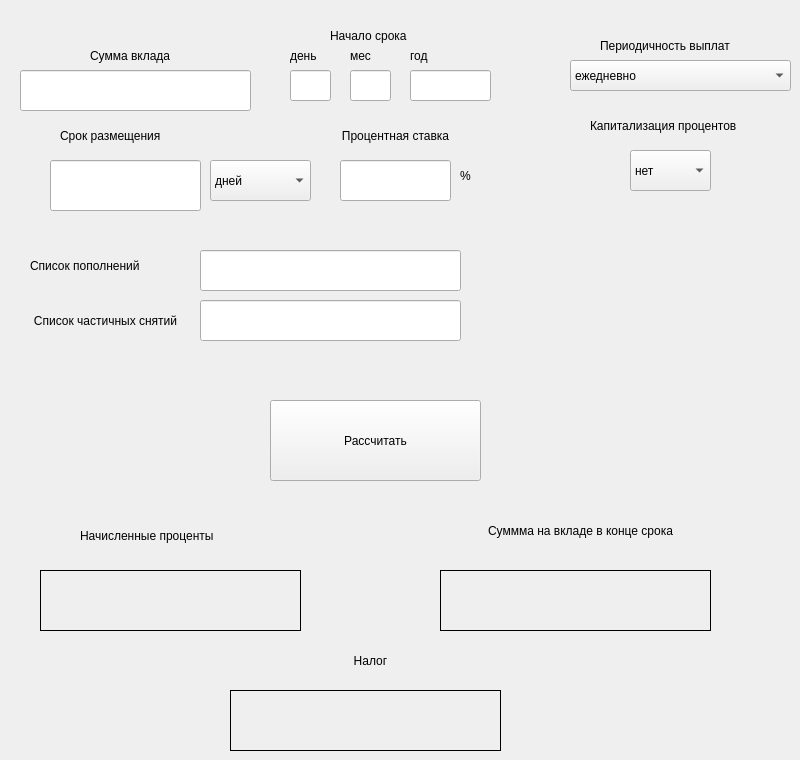
    <widget class="QWidget" name="tab_3">
     <attribute name="title">
      <string>Депозитный</string>
     </attribute>
     <widget class="QLineEdit" name="lineEdit_sum_vklad">
      <property name="geometry">
       <rect>
        <x>20</x>
        <y>70</y>
        <width>231</width>
        <height>41</height>
       </rect>
      </property>
      <property name="font">
       <font>
        <pointsize>16</pointsize>
       </font>
      </property>
      <property name="toolTipDuration">
       <number>0</number>
      </property>
      <property name="styleSheet">
       <string notr="true"/>
      </property>
      <property name="locale">
       <locale language="English" country="UnitedStates"/>
      </property>
      <property name="inputMethodHints">
       <set>Qt::ImhLowercaseOnly</set>
      </property>
      <property name="text">
       <string/>
      </property>
      <property name="alignment">
       <set>Qt::AlignRight|Qt::AlignTrailing|Qt::AlignVCenter</set>
      </property>
     </widget>
     <widget class="QLineEdit" name="lineEdit_srok_vklad">
      <property name="geometry">
       <rect>
        <x>50</x>
        <y>160</y>
        <width>151</width>
        <height>51</height>
       </rect>
      </property>
      <property name="font">
       <font>
        <pointsize>16</pointsize>
       </font>
      </property>
      <property name="toolTipDuration">
       <number>0</number>
      </property>
      <property name="styleSheet">
       <string notr="true"/>
      </property>
      <property name="locale">
       <locale language="English" country="UnitedStates"/>
      </property>
      <property name="inputMethodHints">
       <set>Qt::ImhLowercaseOnly</set>
      </property>
      <property name="text">
       <string/>
      </property>
      <property name="alignment">
       <set>Qt::AlignRight|Qt::AlignTrailing|Qt::AlignVCenter</set>
      </property>
     </widget>
     <widget class="QLineEdit" name="lineEdit_procent_vklad">
      <property name="geometry">
       <rect>
        <x>340</x>
        <y>160</y>
        <width>111</width>
        <height>41</height>
       </rect>
      </property>
      <property name="font">
       <font>
        <pointsize>16</pointsize>
       </font>
      </property>
      <property name="toolTipDuration">
       <number>0</number>
      </property>
      <property name="styleSheet">
       <string notr="true"/>
      </property>
      <property name="locale">
       <locale language="English" country="UnitedStates"/>
      </property>
      <property name="inputMethodHints">
       <set>Qt::ImhLowercaseOnly</set>
      </property>
      <property name="text">
       <string/>
      </property>
      <property name="alignment">
       <set>Qt::AlignRight|Qt::AlignTrailing|Qt::AlignVCenter</set>
      </property>
     </widget>
     <widget class="QLineEdit" name="lineEdit_spisok_popolnen">
      <property name="geometry">
       <rect>
        <x>200</x>
        <y>250</y>
        <width>261</width>
        <height>41</height>
       </rect>
      </property>
      <property name="font">
       <font>
        <pointsize>16</pointsize>
       </font>
      </property>
      <property name="toolTipDuration">
       <number>0</number>
      </property>
      <property name="styleSheet">
       <string notr="true"/>
      </property>
      <property name="locale">
       <locale language="English" country="UnitedStates"/>
      </property>
      <property name="inputMethodHints">
       <set>Qt::ImhLowercaseOnly</set>
      </property>
      <property name="text">
       <string/>
      </property>
      <property name="alignment">
       <set>Qt::AlignRight|Qt::AlignTrailing|Qt::AlignVCenter</set>
      </property>
     </widget>
     <widget class="QLineEdit" name="lineEdit_spisok_spisat">
      <property name="geometry">
       <rect>
        <x>200</x>
        <y>300</y>
        <width>261</width>
        <height>41</height>
       </rect>
      </property>
      <property name="font">
       <font>
        <pointsize>16</pointsize>
       </font>
      </property>
      <property name="toolTipDuration">
       <number>0</number>
      </property>
      <property name="styleSheet">
       <string notr="true"/>
      </property>
      <property name="locale">
       <locale language="English" country="UnitedStates"/>
      </property>
      <property name="inputMethodHints">
       <set>Qt::ImhLowercaseOnly</set>
      </property>
      <property name="text">
       <string/>
      </property>
      <property name="alignment">
       <set>Qt::AlignRight|Qt::AlignTrailing|Qt::AlignVCenter</set>
      </property>
     </widget>
     <widget class="QLabel" name="label_7">
      <property name="geometry">
       <rect>
        <x>90</x>
        <y>40</y>
        <width>101</width>
        <height>31</height>
       </rect>
      </property>
      <property name="text">
       <string>Сумма вклада</string>
      </property>
     </widget>
     <widget class="QLabel" name="label_8">
      <property name="geometry">
       <rect>
        <x>330</x>
        <y>20</y>
        <width>111</width>
        <height>31</height>
       </rect>
      </property>
      <property name="text">
       <string>Начало срока</string>
      </property>
     </widget>
     <widget class="QLabel" name="label_9">
      <property name="geometry">
       <rect>
        <x>330</x>
        <y>120</y>
        <width>131</width>
        <height>31</height>
       </rect>
      </property>
      <property name="text">
       <string>Процентная ставка</string>
      </property>
      <property name="alignment">
       <set>Qt::AlignCenter</set>
      </property>
      <property name="wordWrap">
       <bool>true</bool>
      </property>
     </widget>
     <widget class="QLabel" name="label_11">
      <property name="geometry">
       <rect>
        <x>600</x>
        <y>30</y>
        <width>161</width>
        <height>31</height>
       </rect>
      </property>
      <property name="text">
       <string>Периодичность выплат</string>
      </property>
     </widget>
     <widget class="QLabel" name="label_12">
      <property name="geometry">
       <rect>
        <x>590</x>
        <y>110</y>
        <width>171</width>
        <height>31</height>
       </rect>
      </property>
      <property name="text">
       <string>Капитализация процентов</string>
      </property>
     </widget>
     <widget class="QLabel" name="label_13">
      <property name="geometry">
       <rect>
        <x>30</x>
        <y>250</y>
        <width>151</width>
        <height>31</height>
       </rect>
      </property>
      <property name="text">
       <string>Список пополнений</string>
      </property>
     </widget>
     <widget class="QLabel" name="label_14">
      <property name="geometry">
       <rect>
        <x>30</x>
        <y>300</y>
        <width>151</width>
        <height>41</height>
       </rect>
      </property>
      <property name="autoFillBackground">
       <bool>false</bool>
      </property>
      <property name="text">
       <string>Список частичных снятий</string>
      </property>
      <property name="alignment">
       <set>Qt::AlignCenter</set>
      </property>
      <property name="wordWrap">
       <bool>true</bool>
      </property>
     </widget>
     <widget class="QLabel" name="label_15">
      <property name="geometry">
       <rect>
        <x>80</x>
        <y>520</y>
        <width>171</width>
        <height>31</height>
       </rect>
      </property>
      <property name="text">
       <string>Начисленные проценты</string>
      </property>
     </widget>
     <widget class="QLabel" name="label_17">
      <property name="geometry">
       <rect>
        <x>470</x>
        <y>510</y>
        <width>221</width>
        <height>41</height>
       </rect>
      </property>
      <property name="text">
       <string>Суммма на вкладе в конце срока</string>
      </property>
      <property name="alignment">
       <set>Qt::AlignCenter</set>
      </property>
      <property name="wordWrap">
       <bool>true</bool>
      </property>
     </widget>
     <widget class="QLabel" name="result_label_procent_vklad">
      <property name="geometry">
       <rect>
        <x>40</x>
        <y>570</y>
        <width>261</width>
        <height>61</height>
       </rect>
      </property>
      <property name="font">
       <font>
        <pointsize>16</pointsize>
       </font>
      </property>
      <property name="autoFillBackground">
       <bool>false</bool>
      </property>
      <property name="frameShape">
       <enum>QFrame::Box</enum>
      </property>
      <property name="frameShadow">
       <enum>QFrame::Plain</enum>
      </property>
      <property name="text">
       <string notr="true"/>
      </property>
      <property name="textFormat">
       <enum>Qt::PlainText</enum>
      </property>
      <property name="alignment">
       <set>Qt::AlignRight|Qt::AlignTrailing|Qt::AlignVCenter</set>
      </property>
     </widget>
     <widget class="QLabel" name="result_label_summ_end">
      <property name="geometry">
       <rect>
        <x>440</x>
        <y>570</y>
        <width>271</width>
        <height>61</height>
       </rect>
      </property>
      <property name="font">
       <font>
        <pointsize>16</pointsize>
       </font>
      </property>
      <property name="autoFillBackground">
       <bool>false</bool>
      </property>
      <property name="frameShape">
       <enum>QFrame::Box</enum>
      </property>
      <property name="frameShadow">
       <enum>QFrame::Plain</enum>
      </property>
      <property name="text">
       <string notr="true"/>
      </property>
      <property name="textFormat">
       <enum>Qt::PlainText</enum>
      </property>
      <property name="alignment">
       <set>Qt::AlignRight|Qt::AlignTrailing|Qt::AlignVCenter</set>
      </property>
     </widget>
     <widget class="QComboBox" name="periodik_box">
      <property name="geometry">
       <rect>
        <x>570</x>
        <y>60</y>
        <width>221</width>
        <height>31</height>
       </rect>
      </property>
      <item>
       <property name="text">
        <string>ежедневно</string>
       </property>
      </item>
      <item>
       <property name="text">
        <string>ежемесячно</string>
       </property>
      </item>
      <item>
       <property name="text">
        <string>ежегодно</string>
       </property>
      </item>
      <item>
       <property name="text">
        <string/>
       </property>
      </item>
     </widget>
     <widget class="QComboBox" name="year_Box_2">
      <property name="geometry">
       <rect>
        <x>210</x>
        <y>160</y>
        <width>101</width>
        <height>41</height>
       </rect>
      </property>
      <property name="maximumSize">
       <size>
        <width>16777214</width>
        <height>16777215</height>
       </size>
      </property>
      <item>
       <property name="text">
        <string>дней</string>
       </property>
      </item>
      <item>
       <property name="text">
        <string>месяцев</string>
       </property>
      </item>
      <item>
       <property name="text">
        <string>лет</string>
       </property>
      </item>
     </widget>
     <widget class="QLabel" name="label_10">
      <property name="geometry">
       <rect>
        <x>60</x>
        <y>120</y>
        <width>121</width>
        <height>31</height>
       </rect>
      </property>
      <property name="text">
       <string>Срок размещения</string>
      </property>
     </widget>
     <widget class="QLabel" name="label_18">
      <property name="geometry">
       <rect>
        <x>460</x>
        <y>160</y>
        <width>51</width>
        <height>31</height>
       </rect>
      </property>
      <property name="text">
       <string>%</string>
      </property>
     </widget>
     <widget class="QComboBox" name="capital_Box">
      <property name="geometry">
       <rect>
        <x>630</x>
        <y>150</y>
        <width>81</width>
        <height>41</height>
       </rect>
      </property>
      <property name="maximumSize">
       <size>
        <width>16777214</width>
        <height>16777215</height>
       </size>
      </property>
      <item>
       <property name="text">
        <string>нет</string>
       </property>
      </item>
      <item>
       <property name="text">
        <string>да</string>
       </property>
      </item>
     </widget>
     <widget class="QPushButton" name="pushButton_deposit">
      <property name="geometry">
       <rect>
        <x>270</x>
        <y>400</y>
        <width>211</width>
        <height>81</height>
       </rect>
      </property>
      <property name="text">
       <string>Рассчитать</string>
      </property>
     </widget>
     <widget class="QLabel" name="result_label_nalog">
      <property name="geometry">
       <rect>
        <x>230</x>
        <y>690</y>
        <width>271</width>
        <height>61</height>
       </rect>
      </property>
      <property name="font">
       <font>
        <pointsize>16</pointsize>
       </font>
      </property>
      <property name="autoFillBackground">
       <bool>false</bool>
      </property>
      <property name="frameShape">
       <enum>QFrame::Box</enum>
      </property>
      <property name="frameShadow">
       <enum>QFrame::Plain</enum>
      </property>
      <property name="text">
       <string notr="true"/>
      </property>
      <property name="textFormat">
       <enum>Qt::PlainText</enum>
      </property>
      <property name="alignment">
       <set>Qt::AlignRight|Qt::AlignTrailing|Qt::AlignVCenter</set>
      </property>
     </widget>
     <widget class="QLabel" name="label_19">
      <property name="geometry">
       <rect>
        <x>260</x>
        <y>640</y>
        <width>221</width>
        <height>41</height>
       </rect>
      </property>
      <property name="text">
       <string>Налог</string>
      </property>
      <property name="alignment">
       <set>Qt::AlignCenter</set>
      </property>
      <property name="wordWrap">
       <bool>true</bool>
      </property>
     </widget>
     <widget class="QLineEdit" name="lineEdit_d1">
      <property name="geometry">
       <rect>
        <x>290</x>
        <y>70</y>
        <width>41</width>
        <height>31</height>
       </rect>
      </property>
      <property name="font">
       <font>
        <pointsize>16</pointsize>
       </font>
      </property>
      <property name="toolTipDuration">
       <number>0</number>
      </property>
      <property name="styleSheet">
       <string notr="true"/>
      </property>
      <property name="locale">
       <locale language="English" country="UnitedStates"/>
      </property>
      <property name="inputMethodHints">
       <set>Qt::ImhLowercaseOnly</set>
      </property>
      <property name="text">
       <string/>
      </property>
      <property name="alignment">
       <set>Qt::AlignRight|Qt::AlignTrailing|Qt::AlignVCenter</set>
      </property>
     </widget>
     <widget class="QLineEdit" name="lineEdit_m1">
      <property name="geometry">
       <rect>
        <x>350</x>
        <y>70</y>
        <width>41</width>
        <height>31</height>
       </rect>
      </property>
      <property name="font">
       <font>
        <pointsize>16</pointsize>
       </font>
      </property>
      <property name="toolTipDuration">
       <number>0</number>
      </property>
      <property name="styleSheet">
       <string notr="true"/>
      </property>
      <property name="locale">
       <locale language="English" country="UnitedStates"/>
      </property>
      <property name="inputMethodHints">
       <set>Qt::ImhLowercaseOnly</set>
      </property>
      <property name="text">
       <string/>
      </property>
      <property name="alignment">
       <set>Qt::AlignRight|Qt::AlignTrailing|Qt::AlignVCenter</set>
      </property>
     </widget>
     <widget class="QLineEdit" name="lineEdit_y1">
      <property name="geometry">
       <rect>
        <x>410</x>
        <y>70</y>
        <width>81</width>
        <height>31</height>
       </rect>
      </property>
      <property name="font">
       <font>
        <pointsize>16</pointsize>
       </font>
      </property>
      <property name="toolTipDuration">
       <number>0</number>
      </property>
      <property name="styleSheet">
       <string notr="true"/>
      </property>
      <property name="locale">
       <locale language="English" country="UnitedStates"/>
      </property>
      <property name="inputMethodHints">
       <set>Qt::ImhLowercaseOnly</set>
      </property>
      <property name="text">
       <string/>
      </property>
      <property name="alignment">
       <set>Qt::AlignRight|Qt::AlignTrailing|Qt::AlignVCenter</set>
      </property>
     </widget>
     <widget class="QLabel" name="label_16">
      <property name="geometry">
       <rect>
        <x>290</x>
        <y>40</y>
        <width>41</width>
        <height>31</height>
       </rect>
      </property>
      <property name="text">
       <string>день</string>
      </property>
     </widget>
     <widget class="QLabel" name="label_20">
      <property name="geometry">
       <rect>
        <x>350</x>
        <y>40</y>
        <width>31</width>
        <height>31</height>
       </rect>
      </property>
      <property name="text">
       <string>мес</string>
      </property>
     </widget>
     <widget class="QLabel" name="label_21">
      <property name="geometry">
       <rect>
        <x>410</x>
        <y>40</y>
        <width>41</width>
        <height>31</height>
       </rect>
      </property>
      <property name="text">
       <string>год</string>
      </property>
     </widget>
    </widget>
